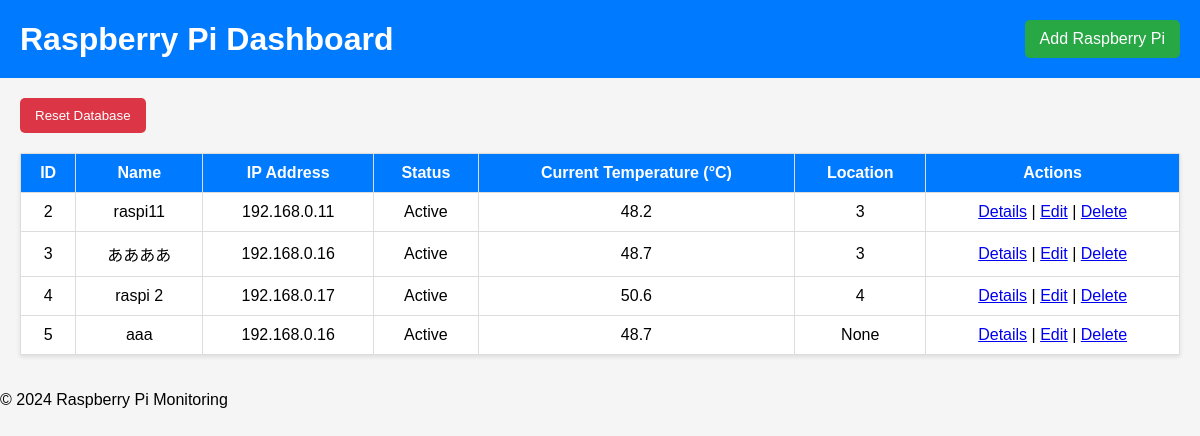
The page / on the database its author committed.
### tables this page shows
CREATE TABLE raspberries (
        id INTEGER PRIMARY KEY AUTOINCREMENT,
        name TEXT NOT NULL,
        ip_address TEXT NOT NULL,
        status TEXT NOT NULL,
        location TEXT
    , updated_at TIMESTAMP);

### app/routes.py (the view)
@main.route("/")
def dashboard():
    conn = sqlite3.connect('raspberries.db')
    cursor = conn.cursor()
    cursor.execute('''
    SELECT r.id, r.name, r.ip_address, r.status, r.location,
           (SELECT temperature FROM temperature_logs WHERE raspberry_id = r.id ORDER BY timestamp DESC LIMIT 1) AS latest_temp
    FROM raspberries r
    ''')
    raspberries = cursor.fetchall()
    conn.close()
    return render_template("dashboard.html", raspberries=raspberries)

### app/templates/dashboard.html (shortened to what this page needs)
<!DOCTYPE html>
<html lang="en">
<head>
    <link rel="stylesheet" href="{{ url_for('static', filename='css/style.css') }}">
</head>
<body>
    <header>
        <h1>Raspberry Pi Dashboard</h1>
        <a href="{{ url_for('main.add_raspi') }}" class="add-button">Add Raspberry Pi</a>
    </header>
    <main>
        <div class="container">
            <form action="{{ url_for('main.reset_database') }}" method="post" style="margin-bottom: 20px;">
                <button type="submit" class="reset-button">Reset Database</button>
            </form>
            <table>
                <thead>
                    <tr>
                        <th>ID</th>
                        <th>Name</th>
                        <th>IP Address</th>
                        <th>Status</th>
                        <th>Current Temperature (°C)</th>
                        <th>Location</th>
                        <th>Actions</th>
                    </tr>
                </thead>
                <tbody>
                    {% for raspi in raspberries %}
                    <tr>
                        <td>{{ raspi[0] }}</td>
                        <td>{{ raspi[1] }}</td>
                        <td>{{ raspi[2] }}</td>
                        <td>{{ raspi[3] }}</td>
                        <td>{{ raspi[5] if raspi[5] else 'N/A' }}</td>
                        <td>{{ raspi[4] }}</td>
                        <td>
                            <a href="/details/{{ raspi[0] }}">Details</a> |
                            <a href="{{ url_for('main.edit_raspi', id=raspi[0]) }}">Edit</a> |
                            <a href="{{ url_for('main.delete_raspi', id=raspi[0]) }}">Delete</a>
                        </td>
                    </tr>
                    {% endfor %}
                </tbody>
            </table>
        </div>
    </main>
    <footer>
        <p>&copy; 2024 Raspberry Pi Monitoring</p>
    </footer>
</body>
</html>

### app/static/css/style.css (style rules this page uses)
body { font-family: Arial, sans-serif; margin: 0; padding: 0; background-color: #f5f5f5; }
header { display: flex; justify-content: space-between; align-items: center; padding: 20px; background-color: #007BFF; color: white; }
h1 { margin: 0; }
.add-button { color: white; text-decoration: none; background-color: #28a745; padding: 10px 15px; border-radius: 5px; }
.container { padding: 20px; }
table { width: 100%; border-collapse: collapse; background: white; margin-top: 20px; box-shadow: 0 2px 4px rgba(0, 0, 0, 0.1); }
th, td { border: 1px solid #ddd; padding: 10px; text-align: center; }
th { background-color: #007BFF; color: white; }
.reset-button { background-color: #dc3545; color: white; padding: 10px 15px; border-radius: 5px; text-decoration: none; border: none; cursor: pointer; }

### rows shown on the page
raspberries: id "2", name "raspi11", ip_address "192.168.0.11", status "Active", raspi "48.2", location "3"
raspberries: id "3", name "ああああ", ip_address "192.168.0.16", status "Active", raspi "48.7", location "3"
raspberries: id "4", name "raspi 2", ip_address "192.168.0.17", status "Active", raspi "50.6", location "4"
raspberries: id "5", name "aaa", ip_address "192.168.0.16", status "Active", raspi "48.7", raspi "None"
